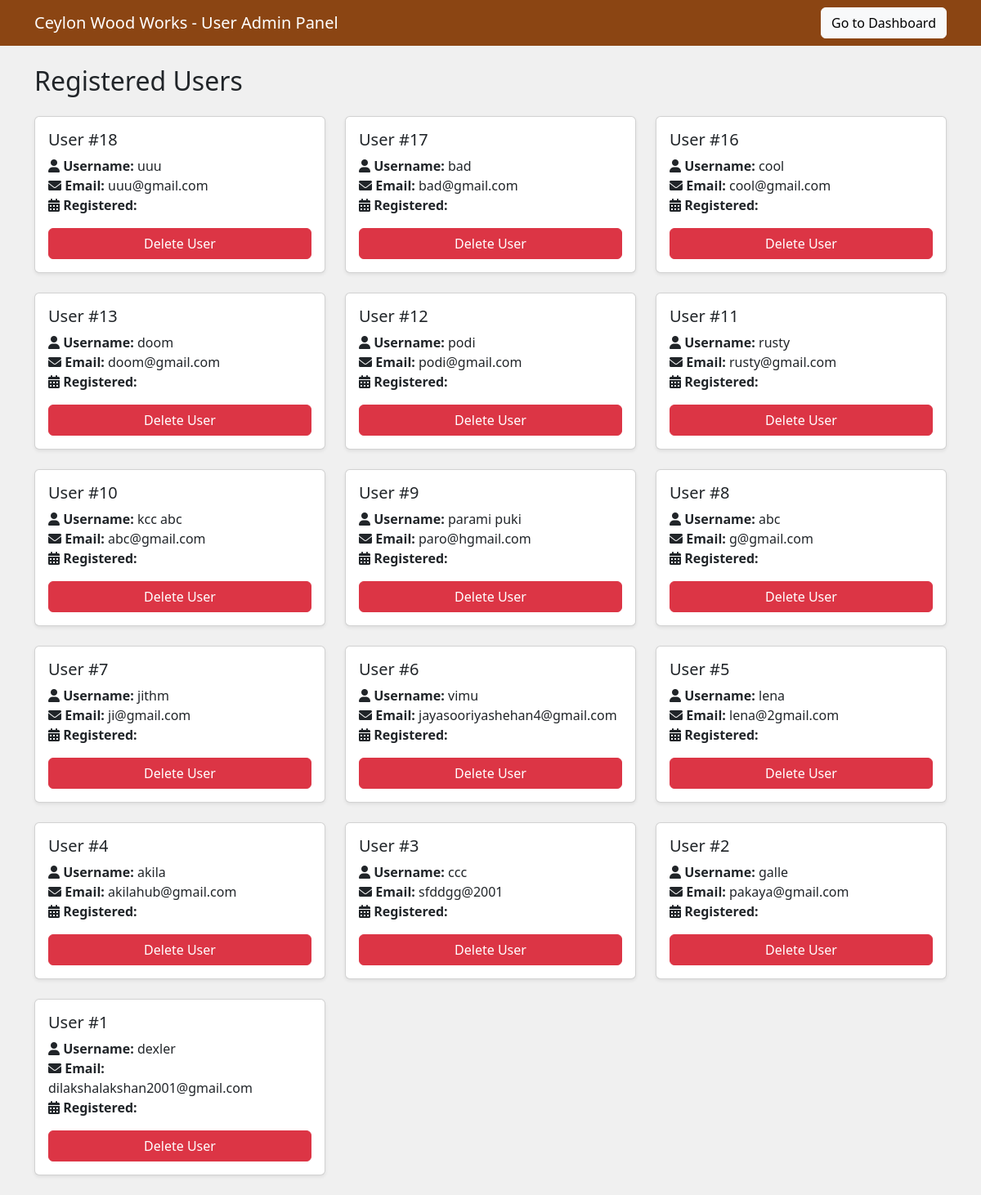
/userAdmin.php, run on the app's committed database.
### tables this page shows
CREATE TABLE `users` (
  `id` int(11) NOT NULL,
  `username` varchar(50) NOT NULL,
  `email` varchar(100) NOT NULL,
  `password` varchar(255) NOT NULL,
  `created_at` varchar(50) DEFAULT NULL
);

### UserController.php (called while the page is built, shortened)
<?php
class UserController {
    private $conn;
    public function __construct($conn) {
        $this->conn = $conn;
    }
    public function getAllUsers() {
        $sql = "SELECT * FROM users ORDER BY id DESC";
        $stmt = $this->conn->prepare($sql);
        $stmt->execute();
        return $stmt->fetchAll(PDO::FETCH_ASSOC) ?: [];
    }
}

### userAdmin.php (the view, shortened to what this page needs)
<?php
require_once 'Config1.php';
require_once 'UserController.php';
$userController = new UserController($pdo);
$users = $userController->getAllUsers();
?>
<!DOCTYPE html>
<html lang="en">
<head>
    <link href="https://cdn.jsdelivr.net/npm/bootstrap@5.3.0/dist/css/bootstrap.min.css" rel="stylesheet">
    <link rel="stylesheet" href="https://cdnjs.cloudflare.com/ajax/libs/font-awesome/6.0.0-beta3/css/all.min.css">
</head>
<body>
    <nav class="navbar navbar-expand-lg navbar-dark ">
        <div class="container">
            <a class="navbar-brand" href="#">Ceylon Wood Works - User Admin Panel</a>
            <a href="admin_profile.php" class="btn btn-light">Go to Dashboard</a>
        </div>
    </nav>
    <div class="container mt-4">
        <h2 class="mb-4">Registered Users</h2>
        <div class="row">
            <?php foreach ($users as $user): ?>
                <div class="col-md-6 col-lg-4 mb-4">
                    <div class="card user-card shadow-sm">
                        <div class="card-body">
                            <h5 class="card-title">User #<?= $user['id'] ?></h5>
                            <p class="card-text">
                                <strong><i class="fas fa-user"></i> Username:</strong> <?= htmlspecialchars($user['username']) ?><br>
                                <strong><i class="fas fa-envelope"></i> Email:</strong> <?= htmlspecialchars($user['email']) ?><br>
                                <strong><i class="fas fa-calendar-alt"></i> Registered:</strong> <?= htmlspecialchars($user['created_at']) ?><br>
                            </p>
                            <form method="post" class="mt-3">
                                <button type="submit" name="delete" class="btn btn-danger w-100" onclick="return confirm('Are you sure you want to delete this user?')">Delete User</button>
                            </form>
                        </div>
                    </div>
                </div>
            <?php endforeach; ?>
        </div>
    </div>
</body>
</html>

### userAdmin.php (style rules this page uses)
body { background-color: #f0f0f0; }
.user-card { transition: transform 0.3s ease, box-shadow 0.3s ease; }
.navbar { background-color: #8B4513; }

### data on the page
users: id "18", username "uuu", email "uuu@gmail.com"
users: id "17", username "bad", email "bad@gmail.com"
users: id "16", username "cool", email "cool@gmail.com"
users: id "13", username "doom", email "doom@gmail.com"
users: id "12", username "podi", email "podi@gmail.com"
users: id "11", username "rusty", email "rusty@gmail.com"
users: id "10", username "kcc abc", email "abc@gmail.com"
users: id "9", username "parami puki", email "paro@hgmail.com"
users: id "8", username "abc", email "g@gmail.com"
users: id "7", username "jithm", email "ji@gmail.com"
users: id "6", username "vimu", email "jayasooriyashehan4@gmail.com"
users: id "5", username "lena", email "lena@2gmail.com"
users: id "4", username "akila", email "akilahub@gmail.com"
users: id "3", username "ccc", email "sfddgg@2001"
users: id "2", username "galle", email "pakaya@gmail.com"
users: id "1", username "dexler", email "dilakshalakshan2001@gmail.com"
